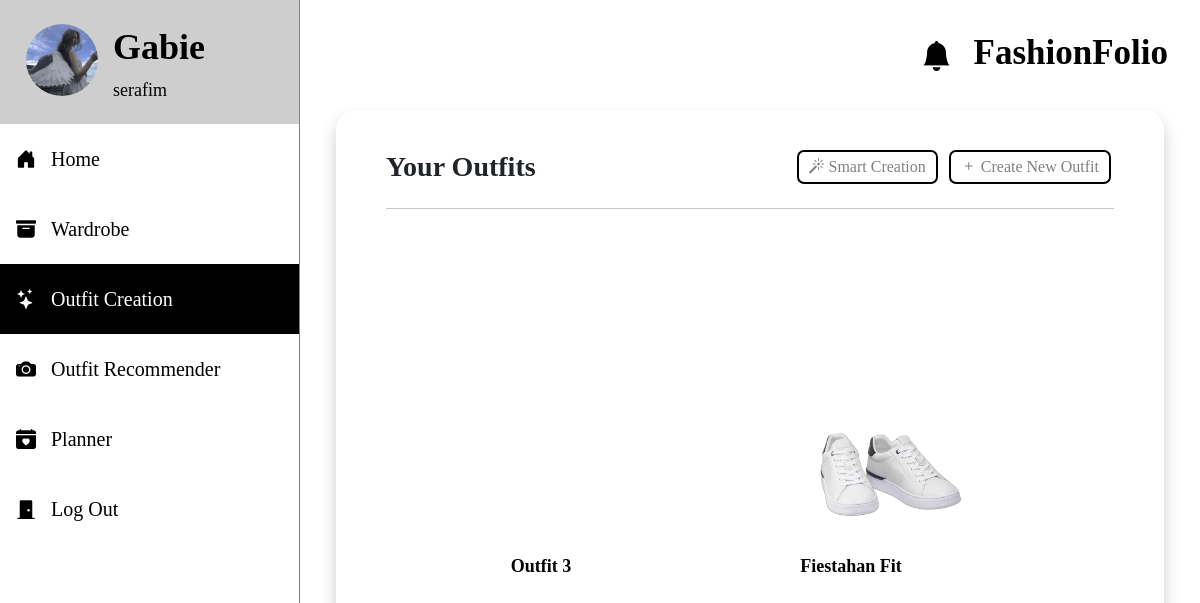
/outfit_creation (signed in), run on the app's committed database.
### wardrobe/models.py (models this page shows, shortened)
class UserProfile(models.Model):
    user = models.ForeignKey(UserAccount, on_delete=models.CASCADE, null=False)
    name = models.CharField(max_length=255)
    bio = models.TextField(max_length=500)
    profilepic = models.ImageField(upload_to="profpic/", default="profpic/default_userpic.png")
    birthdate = models.DateField(null=False)
    height = models.IntegerField()
    weight = models.IntegerField()
    body_shape = models.ForeignKey(BodyShape, on_delete=models.CASCADE)
    pref_color = models.ManyToManyField(ItemColor, blank=True)
    pref_style = models.ManyToManyField(ItemStyle, blank=True)
    pref_genderedstyle = models.CharField(max_length=255, blank=True)

class UserAccount(models.Model):
    username = models.CharField(max_length=255, unique=True, null=False)
    password = models.CharField(max_length=255)
    email = models.EmailField(max_length=255)
    isVerified = models.BooleanField(default=False)
    code = models.CharField(max_length=255, null=True, default=None)
    date_joined = models.DateTimeField(default=timezone.now)

class UserOutfit(models.Model):
    user = models.ForeignKey(UserAccount, on_delete=models.CASCADE, null=False)
    outfit_name = models.CharField(max_length=255, null=False)
    desc = models.TextField(max_length=500, null=True, blank=True)
    top = models.ForeignKey(UserItem, on_delete=models.CASCADE, null=False, related_name='top_outfits')
    bottom = models.ForeignKey(UserItem, on_delete=models.CASCADE, null=True, related_name='bottom_outfits')
    footwear = models.ForeignKey(UserItem, on_delete=models.CASCADE, null=False, related_name='footwear_outfits')
    outerwear = models.ForeignKey(UserItem, on_delete=models.CASCADE, null=True, blank=True, related_name='outerwear_outfits')
    dress = models.ForeignKey(UserItem, on_delete=models.CASCADE, null=True, blank=True, related_name='dress_outfits')
    accessories = models.ManyToManyField(UserItem, blank=True)
    datetime = models.DateTimeField(default=datetime.now)

class UserItem(models.Model):
    user = models.ForeignKey(UserAccount, on_delete=models.CASCADE, null=False)
    outfit_name = models.CharField(max_length=255, null=True)
    category = models.ForeignKey(ItemCategory, on_delete=models.CASCADE, null=False)
    subcategory = models.ForeignKey(ItemSubcategory, on_delete=models.CASCADE, null=False)
    color = models.ForeignKey(ItemColor, on_delete=models.CASCADE, null=False)
    style = models.ManyToManyField(ItemStyle, blank=True)
    gendered = models.CharField(max_length=100, null=True)
    desc = models.TextField(max_length=500, null=True, blank=True)
    image = models.ImageField(upload_to='user_items/', null=True)
    datetime = models.DateTimeField(default=datetime.now)

### wardrobe/views.py (the view, shortened to what this page needs)
# urls.py: path("outfit_creation", views.outfit_creation, name="outfit_creation"),
def outfit_creation(request):
    if 'fashion_user_id' in request.session and request.session['fashion_user_id']:
        user_id = request.session['fashion_user_id']
        userprofile_exist = UserProfile.objects.filter(user=user_id).exists()
        if userprofile_exist:
            userprofile = UserProfile.objects.filter(user=user_id)
            outfits = UserOutfit.objects.filter(user=user_id)
            tops = UserItem.objects.filter(Q(category__name__in=['Top', 'Dress', ]) | Q(subcategory__name__in=['Cocktail Dress', 'Evening Gown']),
                user=user_id
            )
            bottoms = UserItem.objects.filter(category__name='Bottom', user=user_id)
            footwears = UserItem.objects.filter(category__name='Footwear', user=user_id)
            outerwears = UserItem.objects.filter(
                Q(category__name='Outerwear') | Q(subcategory__name__in=['Suit', 'Tuxedo']),
                user=user_id
            )
            dresses = UserItem.objects.filter(
                Q(category__name='Dress') | Q(subcategory__name__in=['Cocktail Dress', 'Evening Gown']),
                user=user_id
            )
            accessories = UserItem.objects.filter(category__name='Accessory', user=user_id)
            return render(request, "wardrobe/outfit_creation.html", {
                "userprofile": userprofile,
                "tops": tops,
                "bottoms": bottoms,
                "footwears":footwears,
                "outerwears": outerwears,
                "dresses": dresses,
                "accessories": accessories,
                "outfits": outfits,
            })
    else:
        return render(request, "wardrobe/login.html", {
            "message": "Please login your account."
        })

### wardrobe/templatetags/wardrobe/custom_filters.py (called while the page is built)
@register.filter
def startswith(value, arg):
    return value.startswith(arg)

### wardrobe/templates/wardrobe/outfit_creation.html (shortened to what this page needs)
{% extends "wardrobe/layout.html" %}
{% load static %}
{% block body %}
    <div class="content_container">
        <div class="outfits_container">
            <div class="row">
                <div class="col-lg-6">
                    <h3><b>Your Outfits</b></h3>
                </div>
                <div class="col-lg-6" style="text-align: right;">
                    <button type="button" class="default_btn" id="btn_smartcreate"><i class="bi bi-magic"></i> Smart Creation</button>&nbsp;
                    <button type="button" class="default_btn" id="btn_createoutfit"><i class="bi bi-plus"></i> Create New Outfit</button>
                </div>
            </div>
            <hr>
            <div class="img_outfit_container" id="img_outfit_container">
                <table class="img_outfit_container2">
                    <tr>
                        {% for outfit in outfits %}
                        <td>
                            <a href="{% url 'outfit_details' outfit_id=outfit.id %}"><div class="outfit_container2" id="{{outfit.id}}">
                                <img src="/media/{{ outfit.top.image }}" alt="" class="img_item_outfit" id="img_top"><br><br><br>
                                <img src="/media/{{ outfit.bottom.image }}" alt="" class="img_item_outfit" id="img_bottom"><br><br><br>
                                <img src="/media/{{ outfit.footwear.image }}" alt="" class="img_item_outfit" id="img_footwear"><br><br><br>
                                <h5 class="outfit_title">{{ outfit.outfit_name }}</h5>
                            </div></a>
                        </td>
                        {%empty%}
                        <td>You haven't created any outfit.</td>
                        {% endfor %}
                    </tr>
                </table>
            </div>
        </div>
    </div>
{% endblock %}

### wardrobe/templates/wardrobe/layout.html (shortened to what this page needs)
{% load static %}
{% load wardrobe.custom_filters %}
<!DOCTYPE html>
<html lang="en">
<head>
    <link rel="stylesheet" href="https://stackpath.bootstrapcdn.com/bootstrap/4.4.1/css/bootstrap.min.css">
    <link rel="stylesheet" href="https://cdn.jsdelivr.net/npm/bootstrap-icons@1.11.1/font/bootstrap-icons.css">
    <link href="https://cdn.jsdelivr.net/npm/bootstrap@5.0.2/dist/css/bootstrap.min.css" rel="stylesheet">
    <link rel="stylesheet" href="https://cdnjs.cloudflare.com/ajax/libs/fullcalendar/3.9.0/fullcalendar.css" />
    <link href="{% static 'wardrobe/styles.css' %}" rel="stylesheet">
</head>
<body>
    <div class="header" id="headercontainer">
        <table id="header">
            <tr>
                <td class="header_col">
                    <button type="button" id="menu_btn"></button>
                </td>
                <td class="header_col" id="header_right">
                    <table class="app_title_container">
                        <tr>
                            <td>
                                <div>
                                    <div id="btn_notif_div">
                                        <i class="bi bi-bell-fill" id="btn_notif"></i></div>
                                </div>
                            </td>
                            <td><a href="{% url 'index' %}"><h2 class="apptitle">FashionFolio</h2></a></td>
                        </tr>
                    </table>
                </td>
            </tr>
        </table>
    </div>
    <ul id="navbar">
            {% if not request.path == '/profile' %}
            <li>
            <a href="{% url 'profile' %}">
                {% for profile in userprofile %}
                <div class="row">
                    <div class="col-4">
                        <img src="/media/{{ profile.profilepic }}" alt='Image' id='nav_mini_dp'>
                    </div>
                    <div class="col-8">
                        <span class="user_name">{{ profile.name }}</span><br><span class="user_name2">{{ profile.user.username }}</span>
                    </div>
                </div>
                {% endfor %}
            </a>
            </li>
            {% else %}
            <li class="nav_active">
                <a href="{% url 'profile' %}">
            <span class="profile_title">Profile</span>
                </a>
            </li>
            {% endif %}
        <div class="contentsnav">
            {% if request.path == '/' %}
            <li class="nav_active"><a href="{% url 'index' %}"><i class="bi bi-house-door-fill"></i> &nbsp;&nbsp;Home</a></li>
            {% else %}
            <li><a href="{% url 'index' %}"><i class="bi bi-house-door-fill"></i> &nbsp;&nbsp;Home</a></li>
            {% endif %}
            {% if request.path|startswith:'/wardrobe' %}
            <li class="nav_active"><a href="{% url 'wardrobe' 'all' %}"><i class="bi bi-archive-fill"></i> &nbsp;&nbsp;Wardrobe</a></li>
            {% else %}
            <li><a href="{% url 'wardrobe' 'all' %}"><i class="bi bi-archive-fill"></i> &nbsp;&nbsp;Wardrobe</a></li>
            {% endif %}
            {% if request.path == '/outfit_creation' or request.path|startswith:'/outfit_details' %}
            <li class="nav_active"><a href="{% url 'outfit_creation' %}"><i class="bi bi-stars"></i> &nbsp;&nbsp;Outfit Creation</a></li>
            {% else %}
            <li><a href="{% url 'outfit_creation' %}"><i class="bi bi-stars"></i> &nbsp;&nbsp;Outfit Creation</a></li>
            {% endif %}
            {% if request.path == '/item_recommendation/' %}
            <li class="nav_active"><a href="{% url 'body_item_reco' %}"><i class="bi bi-camera-fill"></i> &nbsp;&nbsp;Outfit Recommender</a></li>
            {% else %}
            <li><a href="{% url 'body_item_reco' %}"><i class="bi bi-camera-fill"></i> &nbsp;&nbsp;Outfit Recommender</a></li>
            {% endif %}
            {% if request.path == '/planner' %}
            <li class="nav_active"><a href="{% url 'outfit_plan' %}"><i class="bi bi-calendar-heart-fill"></i> &nbsp;&nbsp;Planner</a></li>
            {% else %}
            <li><a href="{% url 'outfit_plan' %}"><i class="bi bi-calendar-heart-fill"></i> &nbsp;&nbsp;Planner</a></li>
            {% endif %}
            <li><a href="{% url 'logout' %}"><i class="bi bi-door-closed-fill"></i> &nbsp;&nbsp;Log Out</a></li>
        </div>
    </ul>
    {% block body %}
    {% endblock %}
</body>
</html>

### wardrobe/static/wardrobe/styles.css (style rules this page uses)
body { font-family: "Playfair Display", serif; }
a { text-decoration: none; color: black; }
#headercontainer { width: 100%; max-width: 100%; background:none; color: white; padding: 30px; z-index: 10; position: fixed; }
#header { color: black; width: 100%; }
.app_title_container { float: right; }
#menu_btn { font-size: 25px; font-weight: bold; width: 50px; height: 50px; border-radius: 10px; background: none; border:none; }
#nav_mini_dp { width: 6vw; height: 6vw; object-fit: cover; border-radius: 50%; margin: 10px; margin-top: 5%; margin-bottom: 5%; }
.user_name { font-weight: bold; font-size: 3vw; }
.user_name2 { font-size: 1.5vw; }
.apptitle { font-family: "Playfair Display", serif; font-weight: bold; font-size: 35px; }
#btn_notif { cursor: pointer; font-size: 30px; margin-right: 5px; margin-left: 5px; }
#btn_notif_div { margin-left: 15px; margin-right: 15px; }
#navbar { list-style-type: none; margin: 0; padding: 0; width: 25%; background-color: white; position: fixed; height: 100%; overflow-x: auto; white-space: normal; z-index: 99; display: block; border-right: 1px solid gray; }
li a, #m_destinations, #m_services { display: block; color: black; padding: 20px 16px; text-decoration: none; font-size: 20px; }
.nav_active a { background-color: black; color: white; text-decoration: none; }
.content_container { width: 69%; height: 80%; display: block; margin-top: 110px; margin-left: 28%; position: absolute; box-shadow: 0px 8px 16px 0px rgba(0,0,0,0.2); padding: 50px; padding-top: 40px; border-radius: 20px; overflow-y: auto; overflow-x: hidden; }
.default_btn { padding: 3px 10px; text-align: left; background-color: white; border-radius: 7px; color: gray; transition: 0.2s ease; border: 2px solid black; margin-right: 3px; }
.img_outfit_container { width: auto; overflow-x: auto; margin: 0 auto; }
.outfit_container2 { position: relative; text-align: center; padding: 10px; padding-right: 10px; width: 300px; border-radius: 7px; }
.img_item_outfit { position: absolute; top: 10%; left: 0; border-radius: 8px; height: 150px; width: auto; transform: translateX(50%); }
#img_footwear { top: 150px; left: 40px; }
.outfit_title { font-size: 18px; margin-top: 100px; font-weight: bold; }
.img_outfit_container2 tr td { padding: 5px; vertical-align: top; }

### data on the page
UserProfile: profilepic (picture), name "Gabie", user.username "serafim"
UserOutfit: outfit_name "Outfit 3"
UserOutfit: footwear.image (picture), outfit_name "Fiestahan Fit"
